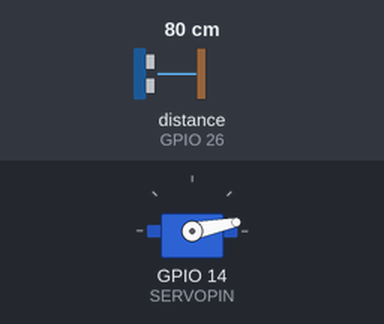
Bench run of a program on a simulated ESP32. On the bench: servo. Wiring (inferred from the names in the program): ultrasonic range finder: trigger GPIO 25; echo GPIO 26. The inputs (shaded band) are chosen by the test bench; at power-on: distance to the obstacle (sensor on GPIO 26) 80 cm. The echo pulse lasts 58.3 µs per cm; what the program prints to the serial monitor is not drawn.

Above: at 0.67 s.
At 1.2 s:
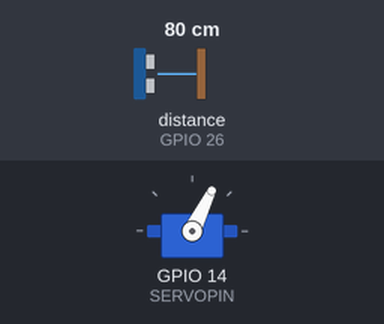
1.3 s: distance to the obstacle (sensor on GPIO 26) set to 2 cm
At 3.0 s:
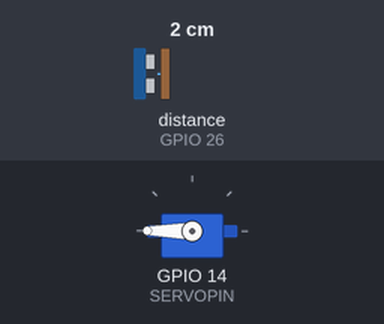
Timing chart, 0 to 4.5 s (numbered marks = the images above; inputs shaded):
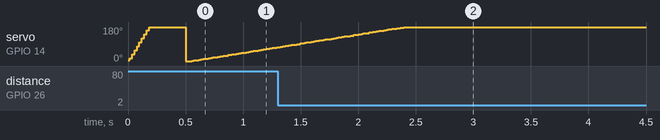

The program:

main.cpp
```cpp
#include <Arduino.h>
#include <ESP32Servo.h>
#include <time.h>

#define TRIG 25
#define ECHO 26
#define SERVOPIN 14

Servo servo;

float Kp = 0;
float Ki = 0;
float Kd = 0;

float currentVal;
float setVal;

float error = 0;
float errorIntegral = 0;
float errorPrev = 0;

long dt;
long de;

float measureDistance();

void pidSetValue(float distance);
int pidLoop();

long prevTime;
long currentTime;

int output;

void setup() {
  Serial.begin(115200);

  pinMode(ECHO, INPUT);
  pinMode(TRIG, OUTPUT);

  servo.attach(SERVOPIN);

  pidSetValue(5);
  prevTime = millis();
}

void loop() {
  servo.write(pidLoop());
}

float measureDistance(){
  digitalWrite(TRIG, LOW);
  delayMicroseconds(2);
  digitalWrite(TRIG, HIGH);
  delayMicroseconds(10);
  digitalWrite(TRIG, LOW);

  long time = pulseIn(ECHO, HIGH);
  float distance = time * 0.034/2;
  return distance;
}

void pidSetValue(float distance){
  setVal = distance;

}

int pidLoop(){
  //Read Current Val
  currentVal = measureDistance();
  Serial.println(currentVal);

  //Read Time
  currentTime = millis();
  dt = (currentTime - prevTime) / 1000; //In seconds

  //Calculate Error
  error = setVal - currentVal;
  errorIntegral += error * dt;

  //Calculate Error Gradient
  de = (error - errorPrev) / dt;

  //Calculate Output
  output = (Kp * error) + (Ki * errorIntegral) + (Kd * de);

  errorPrev = error;
  prevTime = currentTime;
}
```
